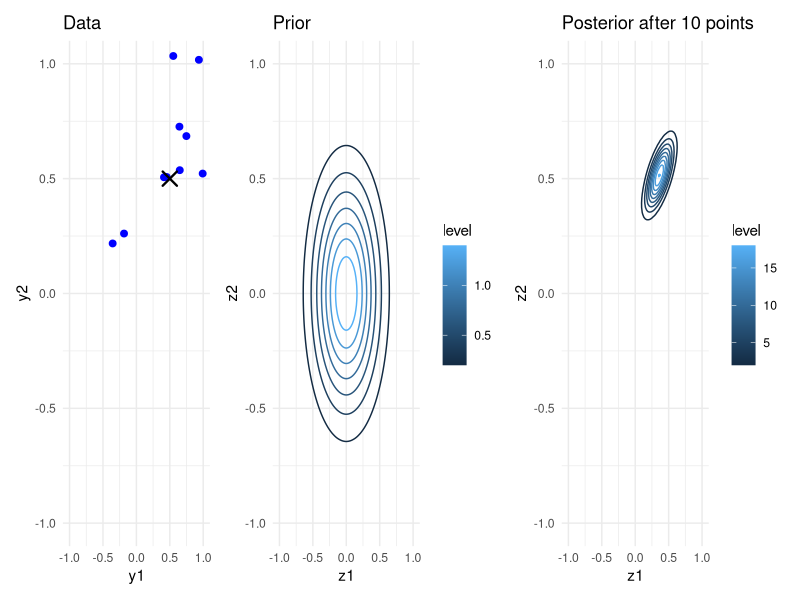

The R source for this figure:
library(tidyverse)
library(patchwork)

plot_data_r <- function(x, mu_true, title) {
  df <- as_tibble(x) |>
    setNames(c("y1", "y2"))

  mu_df <- tibble(
    y1 = mu_true[1],
    y2 = mu_true[2]
  )

  ggplot(
    df,
    aes(x = y1, y = y2)
  ) +
    geom_point(color = "blue", size = 2) +
    geom_point(
      data = mu_df,
      aes(x = y1, y = y2),
      shape = 4,
      size = 4,
      color = "black",
      stroke = 1.2
    ) +
    coord_cartesian(
      xlim = c(-1, 1),
      ylim = c(-1, 1)
    ) +
    labs(title = title, x = "y1", y = "y2") +
    theme_minimal()
}

make_contour_plot_r <- function(df, title) {

  ggplot(
    df,
    aes(x = x1, y = x2, z = p)
  ) +
    geom_contour(
      aes(color = after_stat(level))
    ) +
    coord_cartesian(
      xlim = c(-1, 1),
      ylim = c(-1, 1)
    ) +
    labs(
      title = title,
      x = "z1",
      y = "z2"
    ) +
    theme_minimal()
}

set.seed(5)

n_points <- 10

# Part A
z <- c(0.5, 0.5)

sigma_data <- 0.1 *
  matrix(
    c(2, 1,
      1, 1),
    nrow = 2,
    byrow = TRUE
  )

data_points <- MASS::mvrnorm(
  n = n_points,
  mu = z,
  Sigma = sigma_data
)

p_data <- plot_data_r(data_points, z, "Data")

# Part B
z_prior_mu <- c(0, 0)
z_prior_Sigma <- 0.1 * diag(2)

grid_seq <- seq(-1, 1, length.out = 100)

grid <- expand_grid(
  x1 = grid_seq, x2 = grid_seq
)

df_prior <- grid |>
  mutate(
    p = mvtnorm::dmvnorm(
      cbind(x1, x2),
      mean = z_prior_mu,
      sigma = z_prior_Sigma
    )
  )

p_prior <- make_contour_plot_r(df_prior, "Prior")

# Part C
S0_inv <- solve(z_prior_Sigma)
S_inv  <- solve(sigma_data)

post_Sigma <- solve(S0_inv + n_points * S_inv)

y_bar <- colMeans(data_points)

post_mu <- post_Sigma %*% (
  n_points * S_inv %*% y_bar +
    S0_inv %*% z_prior_mu
)

df_post <- grid |>
  mutate(
    p = mvtnorm::dmvnorm(
      cbind(x1, x2),
      mean = as.vector(post_mu),
      sigma = post_Sigma
    )
  )

p_post <- make_contour_plot_r(
  df_post,
  paste0("Posterior after ", n_points, " points")
)

p_data | p_prior | p_post
